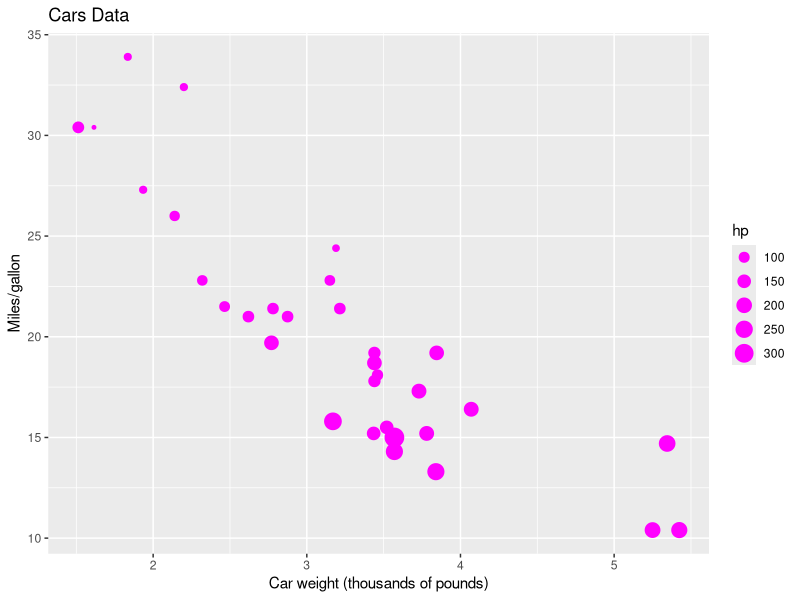

This figure's R source:
## ---- chunk 1
library(tidyverse)
## ---- chunk 2
#Does this match?
4 == 5

4 == 4



## ---- chunk 3
#Does this not match?
4 != 5

4 != 4


## ---- chunk 4
#Does 4 match "4"

4 == "4"


## ---- chunk 5
#Can assigned variables match?
cat <- 4
dog <- 6

cat == dog
cat >= dog

#Is dog greater than cat or less than 20?
dog >cat | cat<20
## ---- chunk 6
#Is dog less than cat and cat ==10
dog<cat & cat == 10

dog < cat & cat > 2 & 4 >= dog
## ---- chunk 7
ggplot(data = mtcars, aes(x= wt, y=mpg))+
  geom_point(color = "magenta", 
             aes (size = hp))+
  labs(title = "Cars Data", x = "Car weight (thousands of pounds)", y = "Miles/gallon")
